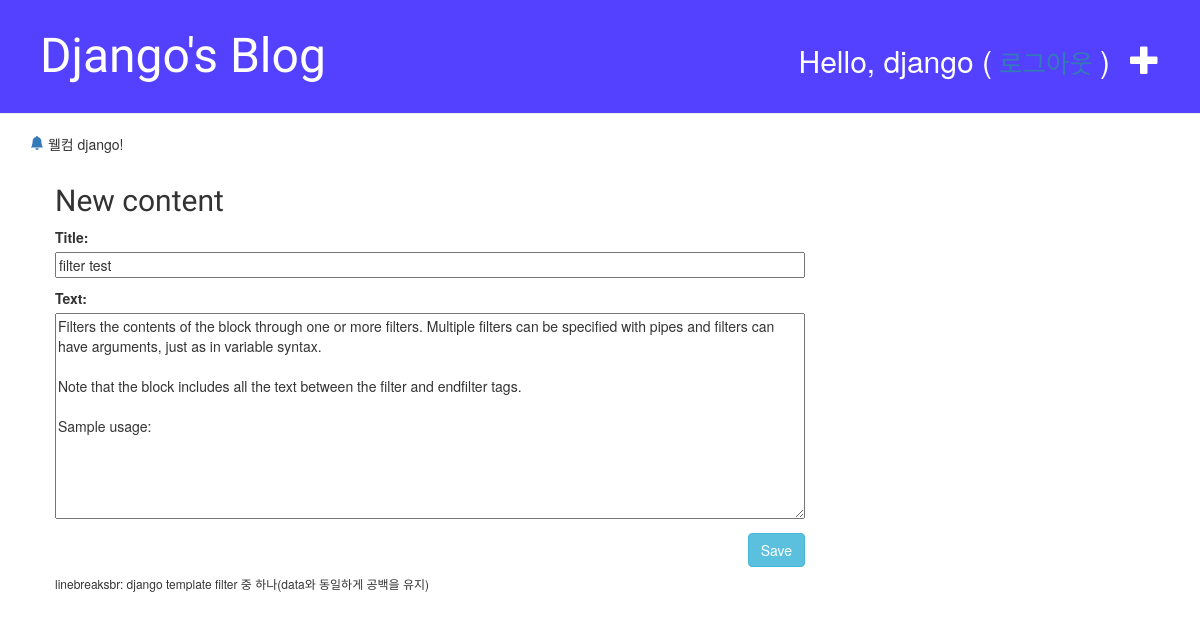
The page /post/7/edit/ (signed in) on the database its author committed.
### blog/models.py (models this page shows, shortened)
class Post(models.Model):
    author = models.ForeignKey('auth.User', on_delete=models.CASCADE)
    title = models.CharField(max_length=200, validators=[min_length_3_validator]) # 유효성검사 함수
    text = models.TextField()
    created_date = models.DateTimeField(default=timezone.now)
    published_date = models.DateTimeField(blank=True, null=True)

### blog/views.py (the view)
# urls.py: path('post/<int:pk>/edit/', views.post_edit, name='post_edit'),
@login_required
def post_edit(request, pk):
    post = get_object_or_404(Post, pk=pk) # DB에서 pk에 매칭되는 Post 객체를 가져온다.
    if request.method == 'POST':
        form = PostModelForm(request.POST, instance=post)
        if form.is_valid():
            post = form.save(commit=False)
            post.author = request.user
            post.published_date = timezone.now()
            post.save()
            return redirect('post_detail', pk=post.pk)
    else:
        form = PostModelForm(instance=post)
    return render(request, 'blog/post_edit.html', {'form': form})

### blog/forms.py
class PostModelForm(forms.ModelForm):
    class Meta:
        model = Post
        fields = ('title', 'text',) # tuple

### blog/templates/blog/post_edit.html (shortened to what this page needs)
{% extends 'blog/base.html' %}
{% block content %}
    <h2>New content</h2>
    <form method="POST" class="post-form">
        {{ form.as_p }}
        <button type="submit" class="save btn btn-info">Save</button>
    </form>
{% endblock %}

### blog/templates/blog/base.html (shortened to what this page needs)
<!DOCTYPE html>
{% load static %}
<html lang="ko">
<head>
    <link rel="stylesheet" href="https://stackpath.bootstrapcdn.com/bootstrap/3.4.1/css/bootstrap.min.css">
    <link rel="stylesheet" href="{% static 'css/blog.css' %}">
</head>
<body>
    <div class="page-header">
        {% if user.is_authenticated %}
             <a href="{% url 'post_new' %}" class="top-menu">
            <span class="glyphicon glyphicon-plus"></span></a>
            <p class="top-menu login-user">Hello, {{ user.username }} (<small>
                <a href="{%url 'logout' %}?next={{ request.path }}">로그아웃</a>
            </small>)</p>
        {% else %}
             <a href="{% url 'login' %}" class="top-menu">
             <span class="glyphicon glyphicon-lock"></span></a>
        {% endif %}
        <h1><a href="/">Django's Blog</a></h1>
    </div>
    <div class="container">
        {% if user.is_authenticated %}
        <p>
            <a href="/"><svg width="1em" height="1em" viewBox="0 0 16 16" class="bi bi-bell-fill" fill="currentColor" xmlns="http://www.w3.org/2000/svg">
                <path d="M8 16a2 2 0 0 0 2-2H6a2 2 0 0 0 2 2zm.995-14.901a1 1 0 1 0-1.99 0A5.002 5.002 0 0 0 3 6c0 1.098-.5 6-2 7h14c-1.5-1-2-5.902-2-7 0-2.42-1.72-4.44-4.005-4.901z"/>
            </svg></a>
            웰컴 {{ user.username }}!
        </p>
        {% endif %}
    </div>
        <div class="content container">
            <div class="row">
                <div class="col-md-8">
                    {% block content %}
                    {% endblock %}
                </div>
            </div>
            <h6>linebreaksbr: django template filter 중 하나(data와 동일하게 공백을 유지)</h6>
        </div>
</body>
</html>

### blog/static/css/blog.css (style rules this page uses)
.page-header { margin-top: 0px; background-color: #5341FF ; padding: 10px 20px 20px 40px; }
.page-header h1, .page-header h1 a, .page-header h1 a:visited, .page-header h1 a:active { color: white; font-size: 36pt; text-decoration: none; }
h1,h2,h3,h4 { font-family: 'Lobster', cursive; }
.content { margin-left: 40px; }
.post-form textarea, .post-form input { width: 100%; }
.top-menu, .top-menu:hover, .top-menu:visited { float: right; color: white; margin-top: 30px; margin-right: 20px; font-size: 30px; }
.save { float: right; }

### rows shown on the page
Post: title "filter test", text "Filters the contents of the block through one or more filters. Multiple filters can be specified with pipes and filters can have arguments, just as in variable syntax. Note that the block includes all the text between the filter and endfilter tags. Sample usage:"

### other values the page prints
{{ user.username }} "django"
